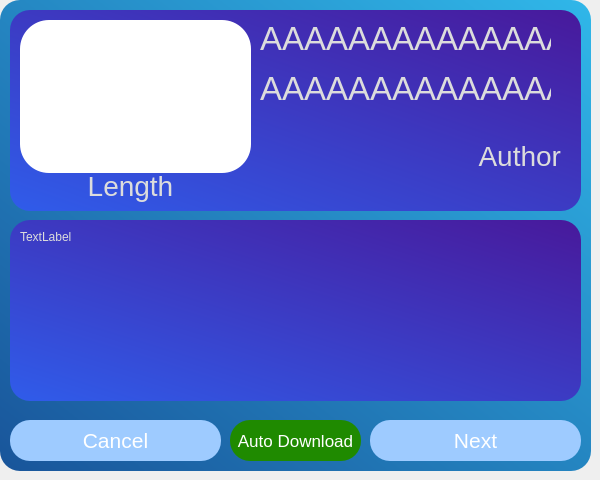
    <widget class="QWidget" name="page_2">
     <widget class="QFrame" name="Step1">
      <property name="enabled">
       <bool>true</bool>
      </property>
      <property name="geometry">
       <rect>
        <x>0</x>
        <y>0</y>
        <width>591</width>
        <height>471</height>
       </rect>
      </property>
      <property name="styleSheet">
       <string notr="true">QFrame {
    
	background-color: qlineargradient(spread:pad, x1:0.0284091, y1:1, x2:1, y2:0, stop:0 rgba(25, 86, 155, 255), stop:1 rgba(48, 183, 233, 255));
	color: rgb(220, 220, 220);
    border-radius: 20px;
}</string>
      </property>
      <property name="frameShape">
       <enum>QFrame::StyledPanel</enum>
      </property>
      <property name="frameShadow">
       <enum>QFrame::Raised</enum>
      </property>
      <widget class="QPushButton" name="finder_p_2">
       <property name="geometry">
        <rect>
         <x>370</x>
         <y>420</y>
         <width>211</width>
         <height>41</height>
        </rect>
       </property>
       <property name="font">
        <font>
         <pointsize>16</pointsize>
        </font>
       </property>
       <property name="styleSheet">
        <string notr="true">QPushButton {
background-color: rgb(158, 203, 255);
color: rgb(255, 255,255);
border-radius: 20px;
}

QPushButton:hover{
 
	
	background-color: rgb(143, 184, 231);
}

QPushButton:pressed {
background-color: rgb(126, 162, 203);
color: rgb(204, 204, 204);

}</string>
       </property>
       <property name="text">
        <string>Next</string>
       </property>
       <property name="checkable">
        <bool>false</bool>
       </property>
       <property name="autoDefault">
        <bool>false</bool>
       </property>
      </widget>
      <widget class="QPushButton" name="finder_p_3">
       <property name="geometry">
        <rect>
         <x>10</x>
         <y>420</y>
         <width>211</width>
         <height>41</height>
        </rect>
       </property>
       <property name="font">
        <font>
         <pointsize>16</pointsize>
        </font>
       </property>
       <property name="styleSheet">
        <string notr="true">QPushButton {
background-color: rgb(158, 203, 255);
color: rgb(255, 255,255);
border-radius: 20px;
}

QPushButton:hover{
 
	
	background-color: rgb(143, 184, 231);
}

QPushButton:pressed {
background-color: rgb(126, 162, 203);
color: rgb(204, 204, 204);

}</string>
       </property>
       <property name="text">
        <string>Cancel</string>
       </property>
      </widget>
      <widget class="QFrame" name="frame_6">
       <property name="geometry">
        <rect>
         <x>10</x>
         <y>10</y>
         <width>571</width>
         <height>201</height>
        </rect>
       </property>
       <property name="styleSheet">
        <string notr="true">QFrame {
    
	background-color: qlineargradient(spread:pad, x1:0.0284091, y1:1, x2:1, y2:0, stop:0 rgba(48, 91, 233), stop:1 rgba(72, 25, 155));
	color: rgb(220, 220, 220);
    border-radius: 20px;
}</string>
       </property>
       <property name="frameShape">
        <enum>QFrame::StyledPanel</enum>
       </property>
       <property name="frameShadow">
        <enum>QFrame::Raised</enum>
       </property>
       <widget class="QLabel" name="thumbnail">
        <property name="geometry">
         <rect>
          <x>10</x>
          <y>10</y>
          <width>231</width>
          <height>153</height>
         </rect>
        </property>
        <property name="styleSheet">
         <string notr="true">background-color: rgb(255, 255, 255);
border-radius: 29px;</string>
        </property>
        <property name="frameShape">
         <enum>QFrame::StyledPanel</enum>
        </property>
        <property name="text">
         <string/>
        </property>
        <property name="pixmap">
         <pixmap>../../../../.designer/backup/tbls/thunbail.jpg</pixmap>
        </property>
        <property name="scaledContents">
         <bool>true</bool>
        </property>
        <property name="alignment">
         <set>Qt::AlignCenter</set>
        </property>
        <property name="wordWrap">
         <bool>false</bool>
        </property>
        <property name="openExternalLinks">
         <bool>false</bool>
        </property>
       </widget>
       <widget class="QLabel" name="ytitle">
        <property name="geometry">
         <rect>
          <x>250</x>
          <y>10</y>
          <width>291</width>
          <height>91</height>
         </rect>
        </property>
        <property name="font">
         <font>
          <pointsize>25</pointsize>
         </font>
        </property>
        <property name="layoutDirection">
         <enum>Qt::LeftToRight</enum>
        </property>
        <property name="autoFillBackground">
         <bool>false</bool>
        </property>
        <property name="styleSheet">
         <string notr="true">background-color: none;</string>
        </property>
        <property name="inputMethodHints">
         <set>Qt::ImhNone</set>
        </property>
        <property name="text">
         <string notr="true">&lt;html&gt;&lt;head/&gt;&lt;body&gt;&lt;p&gt;AAAAAAAAAAAAAA&lt;/p&gt;&lt;p&gt;AAAAAAAAAAAAAA&lt;/p&gt;&lt;/body&gt;&lt;/html&gt;</string>
        </property>
        <property name="textFormat">
         <enum>Qt::AutoText</enum>
        </property>
        <property name="scaledContents">
         <bool>true</bool>
        </property>
        <property name="alignment">
         <set>Qt::AlignLeading|Qt::AlignLeft|Qt::AlignTop</set>
        </property>
        <property name="wordWrap">
         <bool>true</bool>
        </property>
        <property name="margin">
         <number>1</number>
        </property>
        <property name="indent">
         <number>-1</number>
        </property>
        <property name="openExternalLinks">
         <bool>false</bool>
        </property>
        <property name="textInteractionFlags">
         <set>Qt::LinksAccessibleByMouse|Qt::TextSelectableByMouse</set>
        </property>
       </widget>
       <widget class="QLabel" name="ytime">
        <property name="geometry">
         <rect>
          <x>70</x>
          <y>160</y>
          <width>101</width>
          <height>41</height>
         </rect>
        </property>
        <property name="font">
         <font>
          <family>Segoe UI Symbol</family>
          <pointsize>21</pointsize>
         </font>
        </property>
        <property name="styleSheet">
         <string notr="true">background-color: none;</string>
        </property>
        <property name="text">
         <string>Length</string>
        </property>
        <property name="alignment">
         <set>Qt::AlignHCenter|Qt::AlignTop</set>
        </property>
       </widget>
       <widget class="QLabel" name="ytauthor">
        <property name="geometry">
         <rect>
          <x>270</x>
          <y>130</y>
          <width>281</width>
          <height>31</height>
         </rect>
        </property>
        <property name="font">
         <font>
          <family>Segoe UI Symbol</family>
          <pointsize>21</pointsize>
         </font>
        </property>
        <property name="styleSheet">
         <string notr="true">background-color: none;</string>
        </property>
        <property name="text">
         <string>Author</string>
        </property>
        <property name="alignment">
         <set>Qt::AlignRight|Qt::AlignTop|Qt::AlignTrailing</set>
        </property>
       </widget>
      </widget>
      <widget class="QFrame" name="frame_7">
       <property name="geometry">
        <rect>
         <x>10</x>
         <y>220</y>
         <width>571</width>
         <height>181</height>
        </rect>
       </property>
       <property name="styleSheet">
        <string notr="true">QFrame {
    
	background-color: qlineargradient(spread:pad, x1:0.0284091, y1:1, x2:1, y2:0, stop:0 rgba(48, 91, 233), stop:1 rgba(72, 25, 155));
	color: rgb(220, 220, 220);
    border-radius: 20px;
}</string>
       </property>
       <property name="frameShape">
        <enum>QFrame::StyledPanel</enum>
       </property>
       <property name="frameShadow">
        <enum>QFrame::Raised</enum>
       </property>
       <widget class="QLabel" name="description">
        <property name="geometry">
         <rect>
          <x>10</x>
          <y>10</y>
          <width>541</width>
          <height>161</height>
         </rect>
        </property>
        <property name="styleSheet">
         <string notr="true">background-color: none;</string>
        </property>
        <property name="text">
         <string>TextLabel</string>
        </property>
        <property name="alignment">
         <set>Qt::AlignLeading|Qt::AlignLeft|Qt::AlignTop</set>
        </property>
        <property name="wordWrap">
         <bool>true</bool>
        </property>
       </widget>
      </widget>
      <widget class="QPushButton" name="finder_p_6">
       <property name="geometry">
        <rect>
         <x>230</x>
         <y>420</y>
         <width>131</width>
         <height>41</height>
        </rect>
       </property>
       <property name="font">
        <font>
         <pointsize>13</pointsize>
        </font>
       </property>
       <property name="styleSheet">
        <string notr="true">QPushButton {
background-color: rgb(31, 138, 0);
color: rgb(255, 255,255);
border-radius: 20px;
}

QPushButton:hover{
 
	
	
	background-color: rgb(42, 181, 0);
}

QPushButton:pressed {
background-color: rgb(24, 103, 0);
color: rgb(204, 204, 204);

}</string>
       </property>
       <property name="text">
        <string>Auto Download</string>
       </property>
       <property name="checkable">
        <bool>false</bool>
       </property>
       <property name="autoDefault">
        <bool>false</bool>
       </property>
      </widget>
     </widget>
    </widget>
